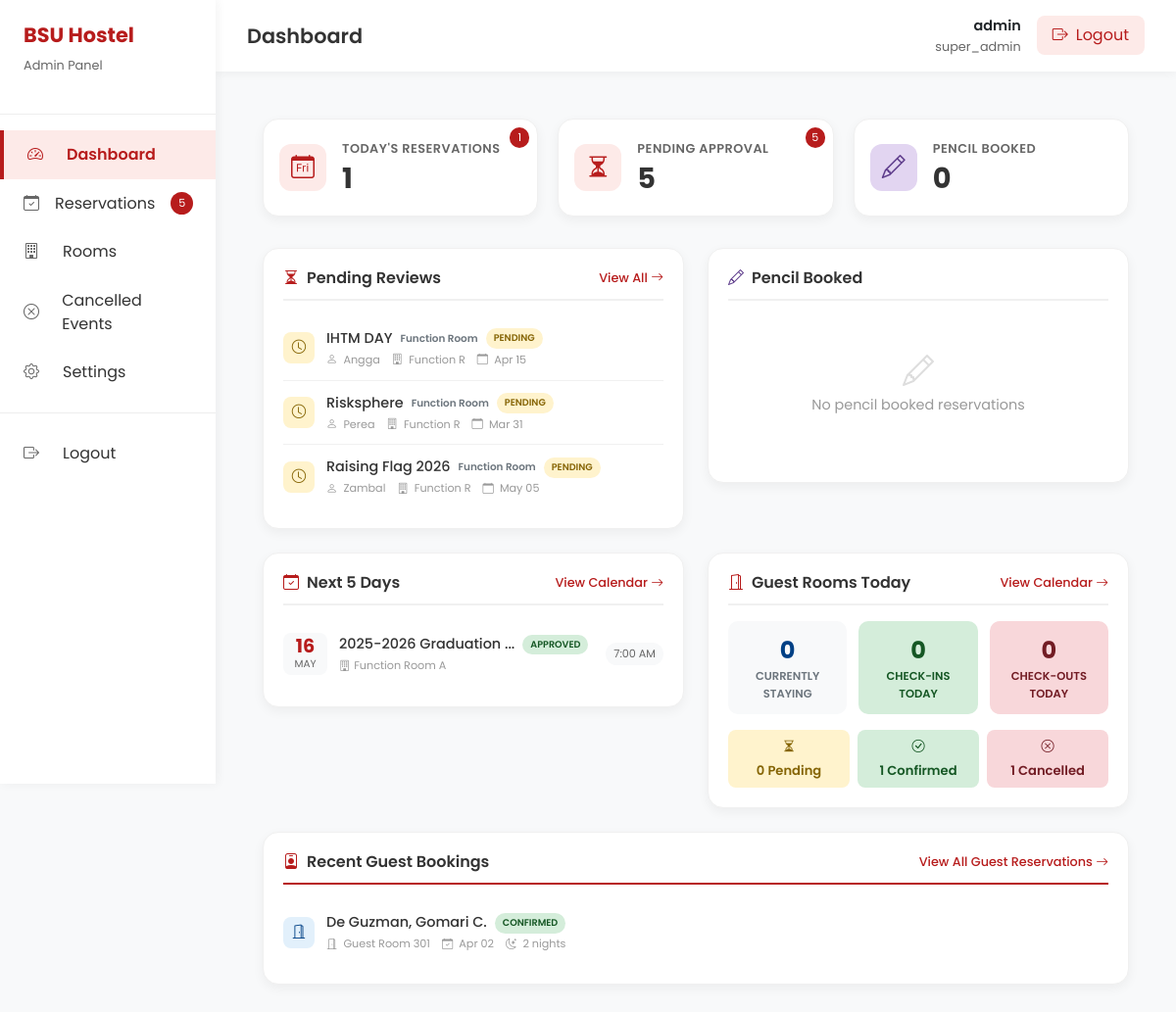
The page /admin/index.php (signed in) on the database as committed earlier.
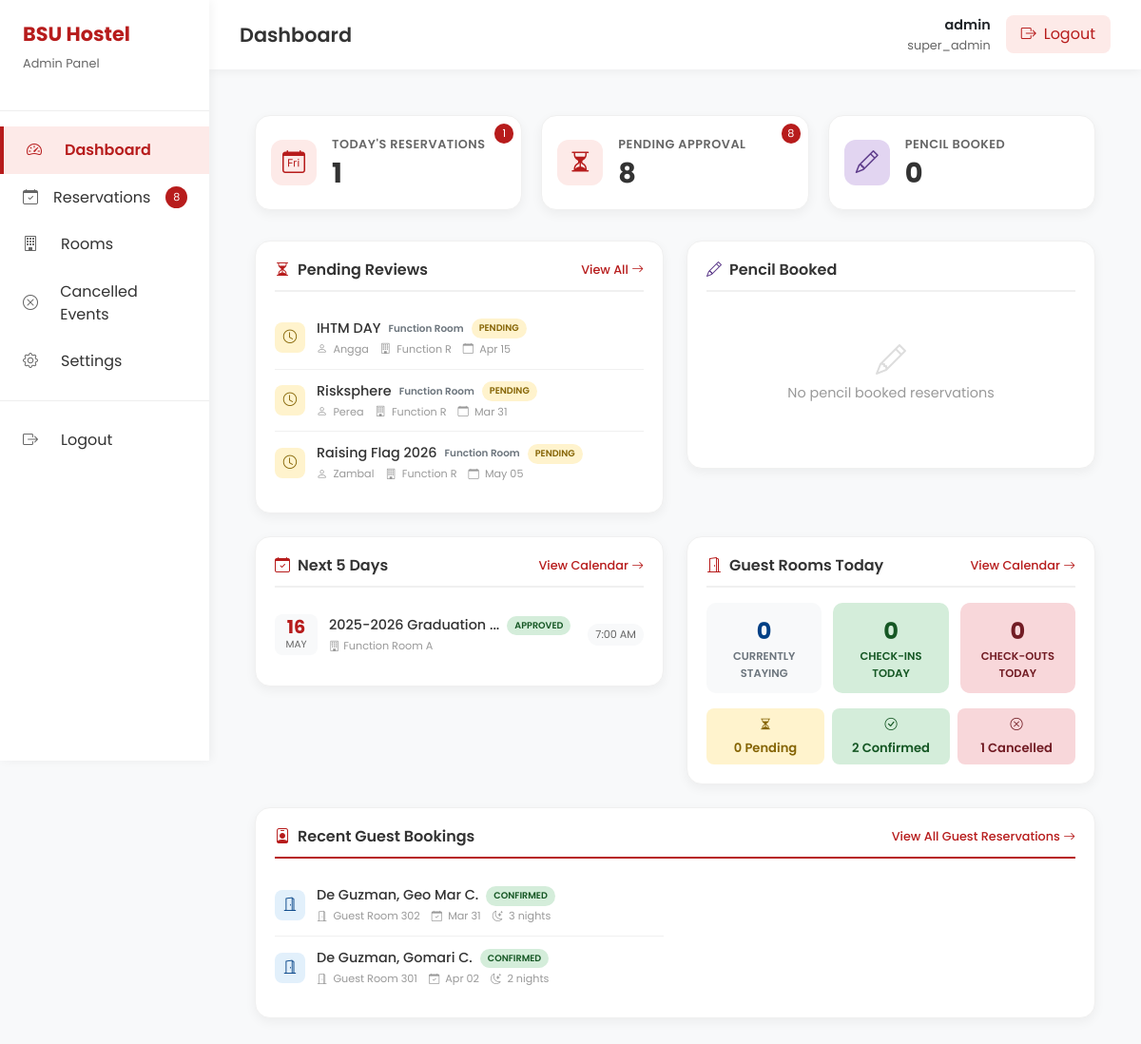
The same page on the database as committed later.
### tables this page shows
CREATE TABLE `guest_room_reservations` (
  `id` int(11) NOT NULL,
  `booking_no` varchar(50) NOT NULL,
  `user_id` int(11) DEFAULT NULL,
  `guest_name` varchar(255) NOT NULL,
  `guest_email` varchar(255) NOT NULL,
  `guest_contact` varchar(50) NOT NULL,
  `guest_address` text DEFAULT NULL,
  `guest_dob` date DEFAULT NULL,
  `guest_id_type` varchar(50) DEFAULT NULL,
  `guest_id_number` varchar(100) DEFAULT NULL,
  `purpose_of_stay` varchar(255) DEFAULT NULL,
  `check_in_date` date NOT NULL,
  `check_out_date` date NOT NULL,
  `check_in_time` time NOT NULL,
  `check_out_time` time NOT NULL,
  `number_of_nights` int(11) GENERATED ALWAYS AS (to_days(`check_out_date`) - to_days(`check_in_date`)) STORED,
  `adults_count` int(11) NOT NULL DEFAULT 1,
  `children_count` int(11) NOT NULL DEFAULT 0,
  `total_guests` int(11) NOT NULL,
  `guest_room_id` int(11) NOT NULL,
  `extra_bed_requested` tinyint(1) NOT NULL DEFAULT 0,
  `extra_beds_count` int(11) NOT NULL DEFAULT 0,
  `room_price_per_night` decimal(10,2) NOT NULL,
  `extra_bed_price_per_night` decimal(10,2) DEFAULT 0.00,
  `subtotal` decimal(10,2) NOT NULL,
  `discount_amount` decimal(10,2) DEFAULT 0.00,
  `total_amount` decimal(10,2) NOT NULL,
  `other_guests` longtext DEFAULT NULL CHECK (json_valid(`other_guests`)),
  `status` enum('pending','pencil_booked','confirmed','checked_in','checked_out','cancelled','no_show') NOT NULL DEFAULT 'pending',
  `payment_status` enum('unpaid','partial','paid','refunded') NOT NULL DEFAULT 'unpaid',
  `payment_method` varchar(50) DEFAULT NULL,
  `payment_date` datetime DEFAULT NULL,
  `amount_paid` decimal(10,2) DEFAULT 0.00,
  `special_requests` text DEFAULT NULL,
  `admin_remarks` text DEFAULT NULL,
  `terms_accepted` tinyint(1) NOT NULL DEFAULT 0,
  `terms_accepted_by` varchar(255) DEFAULT NULL,
  `terms_accepted_at` datetime DEFAULT NULL,
  `digital_signature` text DEFAULT NULL,
  `data_privacy_consent` tinyint(1) NOT NULL DEFAULT 0,
  `created_by` int(11) DEFAULT NULL,
  `created_at` timestamp NOT NULL DEFAULT current_timestamp(),
  `updated_at` timestamp NOT NULL DEFAULT current_timestamp() ON UPDATE current_timestamp(),
  `deleted` tinyint(1) NOT NULL DEFAULT 0
);

CREATE TABLE `guest_rooms` (
  `id` int(11) NOT NULL,
  `room_number` varchar(20) NOT NULL,
  `room_name` varchar(100) NOT NULL,
  `room_type` enum('standard','deluxe','family','dormitory') NOT NULL DEFAULT 'standard',
  `capacity_adults` int(11) NOT NULL DEFAULT 2,
  `capacity_children` int(11) NOT NULL DEFAULT 0,
  `max_guests` int(11) NOT NULL DEFAULT 2,
  `bed_configuration` varchar(100) DEFAULT NULL,
  `floor` varchar(20) DEFAULT NULL,
  `price_per_night` decimal(10,2) NOT NULL,
  `extra_bed_available` tinyint(1) NOT NULL DEFAULT 0,
  `extra_bed_price` decimal(10,2) DEFAULT 500.00,
  `description` text DEFAULT NULL,
  `amenities` text DEFAULT NULL,
  `is_active` tinyint(1) NOT NULL DEFAULT 1,
  `sort_order` int(11) DEFAULT 0,
  `created_at` timestamp NOT NULL DEFAULT current_timestamp(),
  `updated_at` timestamp NOT NULL DEFAULT current_timestamp() ON UPDATE current_timestamp()
);

### admin/inc/auth.php (called while the page is built, shortened)
<?php
function getAdminInfo($conn) {
    $stmt = $conn->prepare("SELECT id, username, email, role, last_login FROM admin_users WHERE id = ?");
    $stmt->bind_param("i", $_SESSION['admin_id']);
    $stmt->execute();
    return $stmt->get_result()->fetch_assoc();
}
?>

### admin/index.php (the view, shortened to what the rows shown need)
<?php
require_once __DIR__ . '/inc/header.php';
$guest_preview = $conn->query("
    SELECT
        gr.*,
        g.room_name,
        gr.check_in_date AS arrival_date,
        gr.check_out_date AS departure_date
    FROM guest_room_reservations gr
    JOIN guest_rooms g ON gr.guest_room_id = g.id
    WHERE gr.status IN ('pending', 'confirmed', 'checked_in')
    AND gr.deleted = 0
    ORDER BY gr.created_at DESC
    LIMIT 4
");
?>
<div class="content-area">
    <div class="dashboard-two-col" style="margin-bottom:1.5rem;">
        <div class="dashboard-card" style="grid-column: span 2;">
            <?php if ($guest_preview && $guest_preview->num_rows > 0): ?>
                <div style="display: grid; grid-template-columns: 1fr 1fr; gap: 1.5rem;">
                    <ul class="pending-list">
                        <?php
                        while ($grow = $guest_preview->fetch_assoc()):
                            $gStatusClass = $grow['status'] === 'confirmed' ? 'status-approved-small' : 'status-pending-small';
                            $gStatusText  = strtoupper($grow['status']);
                            $gNights = (strtotime($grow['departure_date']) - strtotime($grow['arrival_date'])) / 86400;
                        ?>
                        <li class="pending-item">
                            <div class="pending-item-icon" style="background:#e2f0fb;color:#004085;">
                                <i class="bi bi-door-open"></i>
                            </div>
                            <div class="pending-item-content">
                                <div class="pending-item-title">
                                    <?= htmlspecialchars(substr($grow['guest_name'], 0, 22)) ?><?= strlen($grow['guest_name']) > 22 ? '…' : '' ?>
                                    <span class="status-badge-small <?= $gStatusClass ?>"><?= $gStatusText ?></span>
                                </div>
                                <div class="pending-item-meta">
                                    <span><i class="bi bi-door-open"></i> <?= htmlspecialchars(substr($grow['room_name'], 0, 14)) ?></span>
                                    <span><i class="bi bi-calendar-check"></i> <?= date('M d', strtotime($grow['arrival_date'])) ?></span>
                                    <span><i class="bi bi-moon-stars"></i> <?= (int)$gNights ?> night<?= $gNights!=1?'s':'' ?></span>
                                </div>
                            </div>
                        </li>
                        <?php
                        endwhile; ?>
                    </ul>
                </div>
            <?php endif; ?>
        </div>
    </div>
<?php require_once __DIR__ . '/inc/footer.php'; ?>

### admin/inc/header.php (shortened to what the rows shown need)
<?php
require_once __DIR__ . '/auth.php';
$admin = getAdminInfo($conn);
?>
<!DOCTYPE html>
<html lang="en">
<head>
    <link href="https://cdn.jsdelivr.net/npm/bootstrap@5.3.0/dist/css/bootstrap.min.css" rel="stylesheet">
    <link href="https://cdn.jsdelivr.net/npm/bootstrap-icons@1.11.1/font/bootstrap-icons.css" rel="stylesheet">
</head>
<body>
    <div class="admin-wrapper">
        <div class="sidebar" id="sidebar">
            <div class="sidebar-header">
                <div>
                    <h2>BSU Hostel</h2>
                </div>
            </div>
        </div>
        <div class="main-content">
            <div class="top-bar">
                <div class="user-menu">
                    <div class="user-info">
                        <div class="user-name">
                            <a href="settings.php" class="text-decoration-none text-dark"><?= htmlspecialchars($admin['username'] ?? 'Admin') ?></a>
                        </div>
                        <div class="user-role"><?= htmlspecialchars($admin['role'] ?? 'Administrator') ?></div>
                    </div>
                </div>
            </div>
            <div class="content-area">

Rows that differ between the two databases and show on the page:
added guest_room_reservations: guest_name "De Guzman, Geo Mar C.", status "CONFIRMED", guest_room.room_name "Guest Room 302", check_in_date "Mar 31", gNights "3"
Other text that changed with them:
$pending_count: "5" → "8"
$guest_confirmed: "1" → "2"
